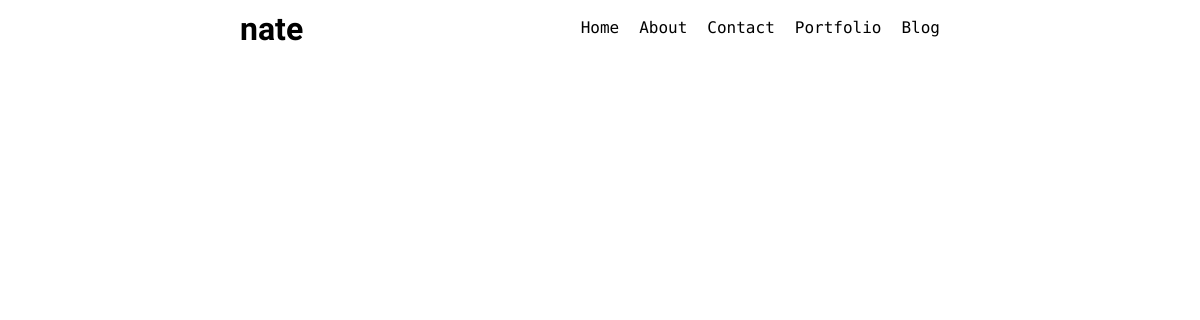
Page /portfolio on the earlier database version.
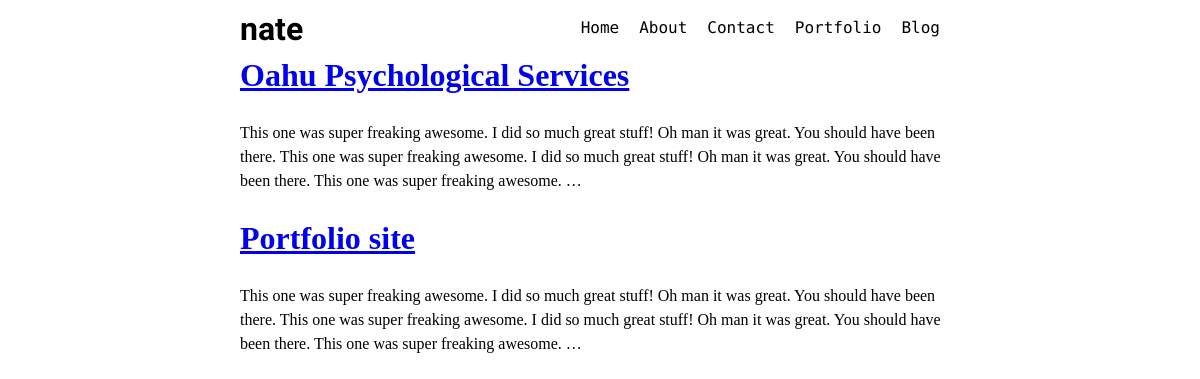
Same page on the later database version.
### home/models.py (models this page shows, shortened)
class Project(models.Model):
	title = models.CharField(max_length=100, unique=True)
	slug = models.SlugField(max_length=100, unique=True, blank=True)
	image_1 = models.URLField(blank=True)
	image_2 = models.URLField(blank=True)
	image_3 = models.URLField(blank=True)
	content = models.TextField()

### home/views.py (the view)
# urls.py: url(r'^portfolio$', PortfolioListView.as_view()),
class PortfolioListView(ListView):
	template_name = "home/portfolio.html"
	model = Project
	def get_context_data(self, **kwargs):
		context = dict()
		all_projects = Project.objects.all()
		context['project_list'] = all_projects
		return context

### home/templates/home/portfolio.html (shortened to what this page needs)
{% extends 'home/base.html' %}
{% block content %}
<div class="container">
{% for project in project_list %}
<a href="/portfolio/{{ project.slug }}"><h1> {{ project.title }} </h1></a>
<p> {{ project.content|truncatewords:50 }} </p>
{% endfor %}
{% endblock %}

Differences in the rows shown:
added Project: title "Oahu Psychological Services", content "This one was super freaking awesome. I did so much great stuff! Oh man it was great. You should have been there. This one was super freaking awesome. I did so much great stuff! Oh man it was great. You should have been there. This one was super freaking awesome. …"
added Project: title "Portfolio site", content "This one was super freaking awesome. I did so much great stuff! Oh man it was great. You should have been there. This one was super freaking awesome. I did so much great stuff! Oh man it was great. You should have been there. This one was super freaking awesome. …"
